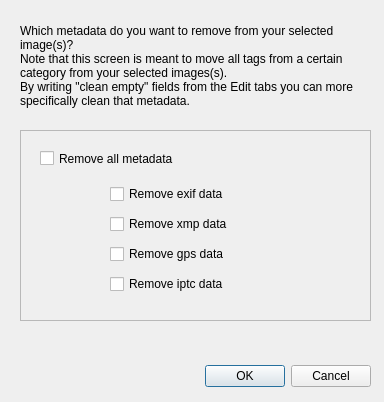
<?xml version="1.0" encoding="UTF-8"?>
<ui version="4.0">
 <class>Dialog_remove_metadata</class>
 <widget class="QDialog" name="Dialog_remove_metadata">
  <property name="geometry">
   <rect>
    <x>0</x>
    <y>0</y>
    <width>384</width>
    <height>402</height>
   </rect>
  </property>
  <property name="windowTitle">
   <string>Remove metadata</string>
  </property>
  <widget class="QDialogButtonBox" name="dialogButtonBox">
   <property name="geometry">
    <rect>
     <x>30</x>
     <y>360</y>
     <width>341</width>
     <height>32</height>
    </rect>
   </property>
   <property name="orientation">
    <enum>Qt::Horizontal</enum>
   </property>
   <property name="standardButtons">
    <set>QDialogButtonBox::Cancel|QDialogButtonBox::Ok</set>
   </property>
  </widget>
  <widget class="QFrame" name="frame">
   <property name="geometry">
    <rect>
     <x>20</x>
     <y>130</y>
     <width>351</width>
     <height>191</height>
    </rect>
   </property>
   <property name="frameShape">
    <enum>QFrame::StyledPanel</enum>
   </property>
   <property name="frameShadow">
    <enum>QFrame::Raised</enum>
   </property>
   <widget class="QWidget" name="gridLayoutWidget">
    <property name="geometry">
     <rect>
      <x>90</x>
      <y>50</y>
      <width>251</width>
      <height>121</height>
     </rect>
    </property>
    <layout class="QGridLayout" name="gridLayout">
     <item row="0" column="0">
      <widget class="QCheckBox" name="chk_rem_exif_data">
       <property name="text">
        <string>Remove exif data</string>
       </property>
      </widget>
     </item>
     <item row="1" column="0">
      <widget class="QCheckBox" name="chk_rem_xmp_data">
       <property name="text">
        <string>Remove xmp data</string>
       </property>
      </widget>
     </item>
     <item row="3" column="0">
      <widget class="QCheckBox" name="chk_rem_iptc_data">
       <property name="text">
        <string>Remove iptc data</string>
       </property>
      </widget>
     </item>
     <item row="2" column="0">
      <widget class="QCheckBox" name="chk_rem_gps_data">
       <property name="toolTip">
        <string>gps data can be both in exif and xmp data</string>
       </property>
       <property name="text">
        <string>Remove gps data</string>
       </property>
      </widget>
     </item>
    </layout>
   </widget>
   <widget class="QCheckBox" name="chk_rem_all_metadata">
    <property name="geometry">
     <rect>
      <x>20</x>
      <y>20</y>
      <width>162</width>
      <height>17</height>
     </rect>
    </property>
    <property name="toolTip">
     <string>(Un)Check this value will (un)check all underlying values</string>
    </property>
    <property name="text">
     <string>Remove all metadata</string>
    </property>
   </widget>
  </widget>
  <widget class="QLabel" name="label">
   <property name="geometry">
    <rect>
     <x>20</x>
     <y>10</y>
     <width>351</width>
     <height>111</height>
    </rect>
   </property>
   <property name="text">
    <string>Which metadata do you want to remove from your selected image(s)?
Note that this screen is meant to move all tags from a certain category from your selected images(s).
By writing &quot;clean empty&quot; fields from the Edit tabs you can more specifically clean that metadata.</string>
   </property>
   <property name="wordWrap">
    <bool>true</bool>
   </property>
  </widget>
 </widget>
 <resources/>
 <connections>
  <connection>
   <sender>dialogButtonBox</sender>
   <signal>accepted()</signal>
   <receiver>Dialog_remove_metadata</receiver>
   <slot>accept()</slot>
   <hints>
    <hint type="sourcelabel">
     <x>248</x>
     <y>254</y>
    </hint>
    <hint type="destinationlabel">
     <x>157</x>
     <y>274</y>
    </hint>
   </hints>
  </connection>
  <connection>
   <sender>dialogButtonBox</sender>
   <signal>rejected()</signal>
   <receiver>Dialog_remove_metadata</receiver>
   <slot>reject()</slot>
   <hints>
    <hint type="sourcelabel">
     <x>316</x>
     <y>260</y>
    </hint>
    <hint type="destinationlabel">
     <x>286</x>
     <y>274</y>
    </hint>
   </hints>
  </connection>
 </connections>
</ui>
